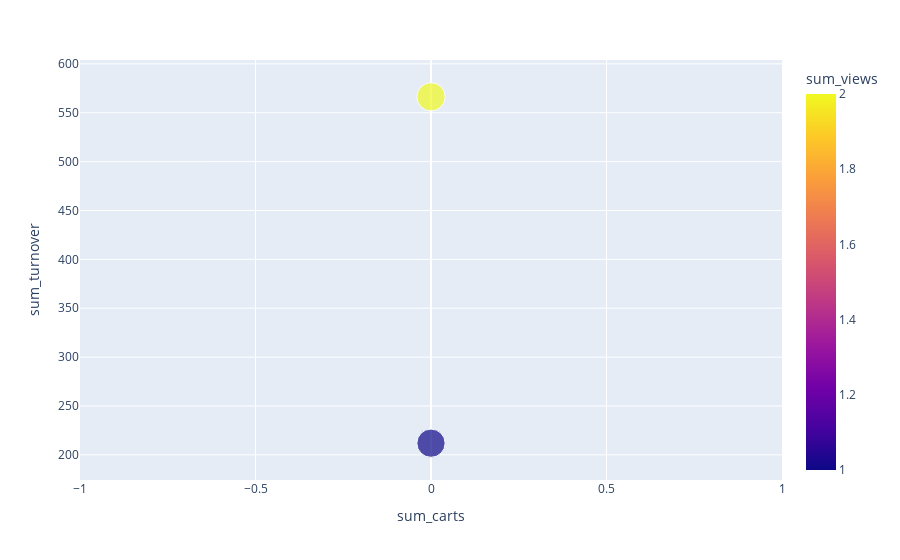

This figure's notebook cell:
### Code cell
# Visualise result
fig = px.scatter(centers, x="sum_carts", y="sum_turnover", size="count_session", color="sum_views", hover_data=["sum_purchases"])
fig.show()

### Figure 1 — Plotly figure (JSON) as saved in the notebook; plotly's stock layout.template omitted (floating-point values rounded to 4 significant figures)
{"data": [{"customdata": [[1], [1]], "hovertemplate": "sum_carts=%{x}<br>sum_turnover=%{y}<br>count_session=%{marker.size}<br>sum_purchases=%{customdata[0]}<br>sum_views=%{marker.color}<extra></extra>", "legendgroup": "", "marker": {"color": [2, 1], "coloraxis": "coloraxis", "size": [1, 1], "sizemode": "area", "sizeref": 0.0025, "symbol": "circle"}, "mode": "markers", "name": "", "orientation": "v", "showlegend": false, "type": "scatter", "x": [0, 0], "xaxis": "x", "y": [566.3, 211.9], "yaxis": "y"}], "layout": {"coloraxis": {"colorbar": {"title": {"text": "sum_views"}}, "colorscale": [[0, "#0d0887"], [0.1111, "#46039f"], [0.2222, "#7201a8"], [0.3333, "#9c179e"], [0.4444, "#bd3786"], [0.5556, "#d8576b"], [0.6667, "#ed7953"], [0.7778, "#fb9f3a"], [0.8889, "#fdca26"], [1, "#f0f921"]]}, "legend": {"itemsizing": "constant", "tracegroupgap": 0}, "margin": {"t": 60}, "xaxis": {"anchor": "y", "domain": [0, 1], "title": {"text": "sum_carts"}}, "yaxis": {"anchor": "x", "domain": [0, 1], "title": {"text": "sum_turnover"}}}}
